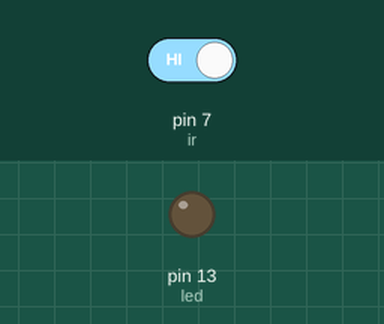
Recording of a sketch running on a simulated Arduino Uno, built with avr-gcc and run on an emulated ATmega328P. On the bench: output pins drawn as LEDs (lit = HIGH). The test bench sets the inputs (shaded band); at power-on: pin 7 (ir) HIGH.

Above: at 1.2 s.
1.3 s: pin 7 (ir) driven LOW
At 2.2 s:
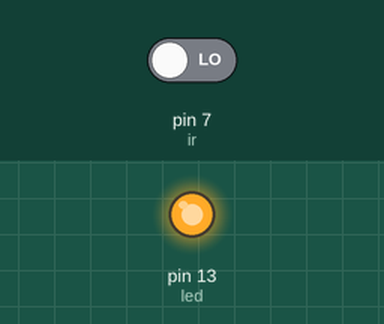
2.8 s: pin 7 (ir) driven HIGH
At 3.3 s:
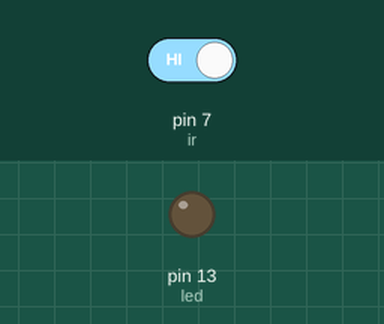
Timing chart, 0 to 5.8 s (numbered marks = the images above; inputs shaded):
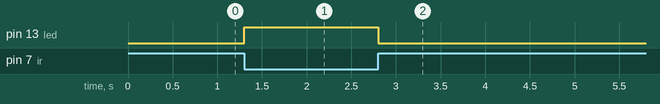

Measured:
- after the input at 1.3 s, pin 13 (led): LOW → HIGH at once
- after the input at 2.8 s, pin 13 (led): HIGH → LOW at once

The sketch:

irindi.ino
```cpp
int led=13;
int ir=7;
void setup(){
  pinMode(led,OUTPUT);
  pinMode(ir,INPUT);
}
void loop(){
  int m=digitalRead(ir);
  if(m==0){
    digitalWrite(led,HIGH);
  }
  else{
    digitalWrite(led,LOW);
  }
}
```
